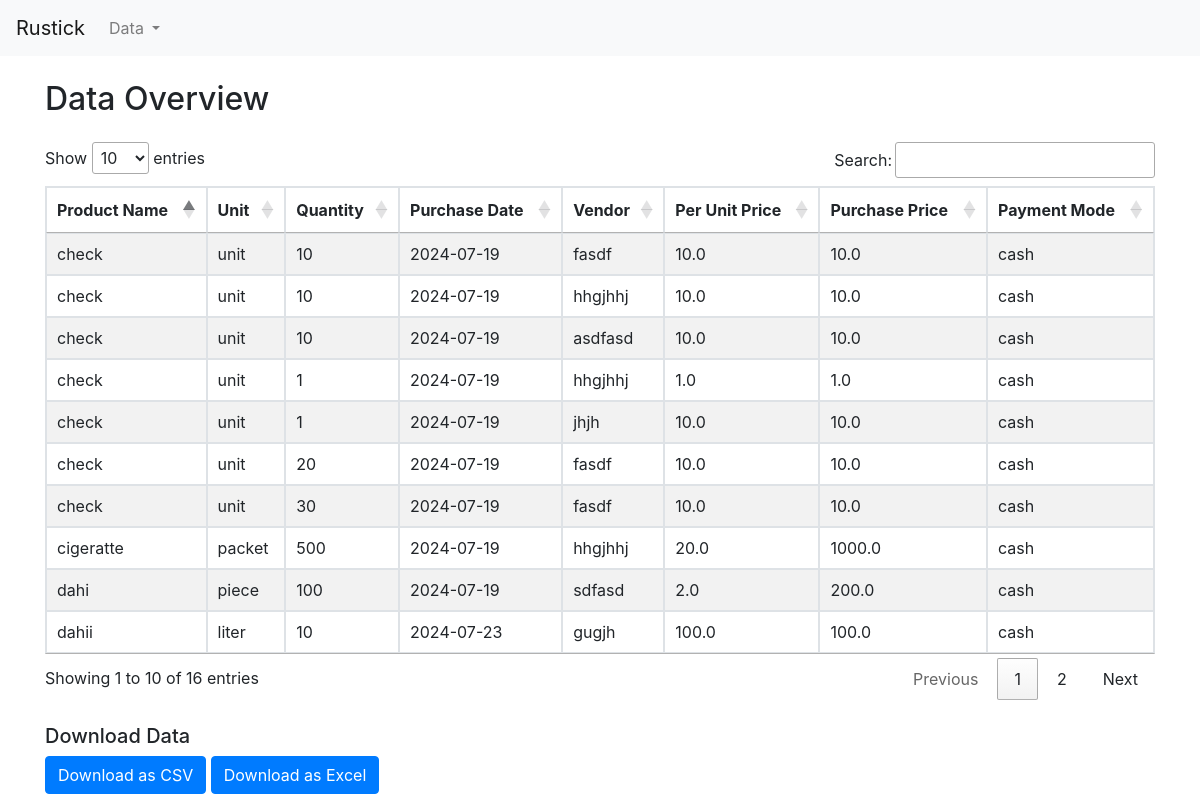
Page /view_by_purchase on the committed database.
### models.py (models this page shows)
class Purchase(db.Model):
    id = db.Column(db.Integer, primary_key=True)
    product_name = db.Column(db.String(100), nullable=False)
    unit = db.Column(db.String(100), nullable=False)
    quantity = db.Column(db.Integer, nullable=False)
    purchase_date = db.Column(db.Date, nullable=False)
    vendor = db.Column(db.String(100), nullable=False)
    per_unit_price = db.Column(db.Float, nullable=False)
    purchase_price = db.Column(db.Float, nullable=False)
    payment_mode = db.Column(db.String(100), nullable=False)
    user_id = db.Column(db.Integer, db.ForeignKey('user.id'), nullable=False)

### app.py (the view)
@app.route('/view_by_purchase')
def view_by_purchase():
    purchases = Purchase.query.order_by(Purchase.purchase_date.desc()).all()
    columns = ['Product Name', 'Unit', 'Quantity', 'Purchase Date', 'Vendor', 'Per Unit Price', 'Purchase Price', 'Payment Mode']
    records = [[p.product_name, p.unit, p.quantity, p.purchase_date, p.vendor, p.per_unit_price, p.purchase_price, p.payment_mode] for p in purchases]
    return render_template('data.html', columns=columns, records=records, download_data_type='purchases')

### templates/data.html (shortened to what this page needs)
<!DOCTYPE html>
<html lang="en">
<head>
    <link href="https://stackpath.bootstrapcdn.com/bootstrap/4.5.2/css/bootstrap.min.css" rel="stylesheet">
    <link rel="stylesheet" type="text/css" href="https://cdn.datatables.net/1.10.24/css/jquery.dataTables.css">
</head>
<body>
    <nav class="navbar navbar-expand-lg navbar-light bg-light">
        <a class="navbar-brand" href="{{ url_for('dashboard') }}">Rustick</a>
        <div class="collapse navbar-collapse" id="navbarNav">
            <ul class="navbar-nav">
                <li class="nav-item dropdown">
                    <a class="nav-link dropdown-toggle" href="#" id="dataDropdown" role="button" data-toggle="dropdown" aria-haspopup="true" aria-expanded="false">
                        Data
                    </a>
                </li>
            </ul>
        </div>
    </nav>
    <div class="container mt-4">
        {% block content %}
        <h2 class="mb-4">Data Overview</h2>
        {% if columns and records %}
        <table id="dataTable" class="table table-striped table-bordered">
            <thead>
                <tr>
                    {% for col in columns %}
                    <th>{{ col }}</th>
                    {% endfor %}
                </tr>
            </thead>
            <tbody>
                {% for record in records %}
                <tr>
                    {% for value in record %}
                    <td>{{ value }}</td>
                    {% endfor %}
                </tr>
                {% endfor %}
            </tbody>
        </table>
        {% else %}
        <p>No data available.</p>
        {% endif %}
        <div class="mt-4">
            <h5>Download Data</h5>
            <p>
                <a class="btn btn-primary" href="{{ url_for('download_csv', data_type=download_data_type) }}">Download as CSV</a>
                <a class="btn btn-primary" href="{{ url_for('download_excel', data_type=download_data_type) }}">Download as Excel</a>
            </p>
        </div>
        {% endblock %}
    </div>
</body>
</html>

### rows in the picture
Purchase: product_name "dahii", unit "liter", record "10", purchase_date "2024-07-23", vendor "gugjh", per_unit_price "100.0", purchase_price "100.0", payment_mode "cash"
Purchase: product_name "cigeratte", unit "packet", quantity "500", purchase_date "2024-07-19", vendor "hhgjhhj", per_unit_price "20.0", purchase_price "1000.0", payment_mode "cash"
Purchase: product_name "dahi", unit "piece", record "100", purchase_date "2024-07-19", vendor "sdfasd", per_unit_price "2.0", purchase_price "200.0", payment_mode "cash"
Purchase: product_name "check", unit "unit", record "10", purchase_date "2024-07-19", vendor "fasdf", per_unit_price "10.0", purchase_price "10.0", payment_mode "cash"
Purchase: product_name "check", unit "unit", record "10", purchase_date "2024-07-19", vendor "hhgjhhj", per_unit_price "10.0", purchase_price "10.0", payment_mode "cash"
Purchase: product_name "check", unit "unit", record "10", purchase_date "2024-07-19", vendor "asdfasd", per_unit_price "10.0", purchase_price "10.0", payment_mode "cash"
Purchase: product_name "check", unit "unit", record "1", purchase_date "2024-07-19", vendor "hhgjhhj", per_unit_price "1.0", purchase_price "1.0", payment_mode "cash"
Purchase: product_name "check", unit "unit", record "1", purchase_date "2024-07-19", vendor "jhjh", per_unit_price "10.0", purchase_price "10.0", payment_mode "cash"
Purchase: product_name "check", unit "unit", record "20", purchase_date "2024-07-19", vendor "fasdf", per_unit_price "10.0", purchase_price "10.0", payment_mode "cash"
Purchase: product_name "check", unit "unit", record "30", purchase_date "2024-07-19", vendor "fasdf", per_unit_price "10.0", purchase_price "10.0", payment_mode "cash"

### other values in the picture
{{ col }} "Product Name" "Unit" "Quantity" "Purchase Date" "Vendor" "Per Unit Price" "Purchase Price" "Payment Mode"
